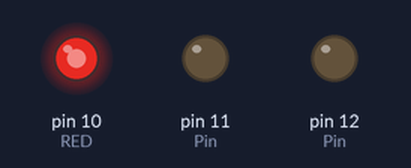
A sketch run on a simulated Arduino Uno, built with avr-gcc and run on an emulated ATmega328P. On the bench: output pins drawn as LEDs (lit = HIGH).

Above: at 0.1 s.
Timing chart, 0 to 1.6 s (numbered marks = the images above):
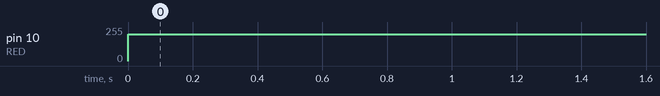

The sketch:

sketch_apr16a.ino
```cpp
#define RED 10
#define YELLOW 11
#define GREEN 12

byte Pin[] = {RED,YELLOW,GREEN};
byte Pin_num = sizeof(Pin) / sizeof(byte);

void setup() {
  for(int j = 0; j<Pin_num; j++) {
    pinMode(Pin[j], OUTPUT);
  }
}

void loop() {
  analogWrite(RED,200);
  delay(1000);


}
```

Measured:
- by itself, pin 10 (RED): 0/255 → 200/255 at 0.00 s
